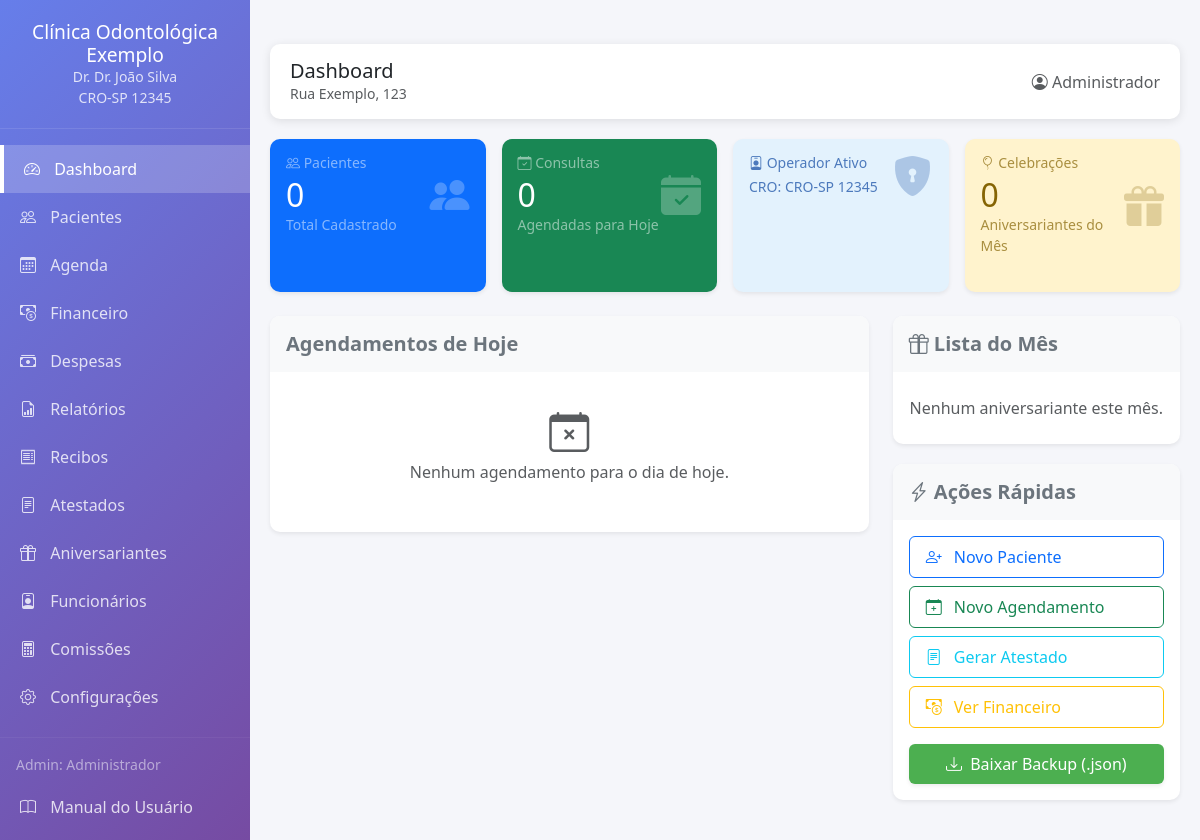
/dashboard (signed in), run on an earlier commit of the app's database.
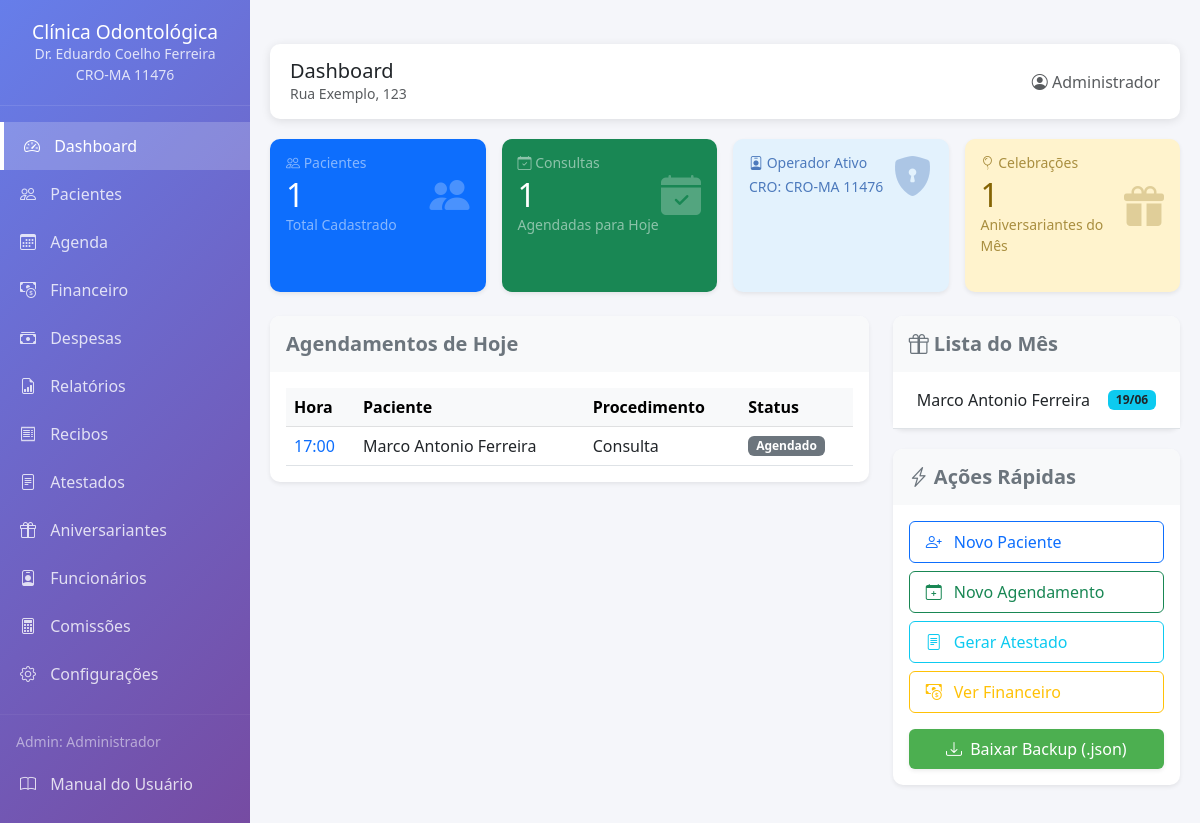
And on a later commit of the database.
### app.py (models this page shows, shortened)
class ConfiguracaoClinica(db.Model):
    __tablename__ = 'configuracao_clinica'
    id = db.Column(db.Integer, primary_key=True)
    nome_clinica = db.Column(db.String(200), nullable=False)
    endereco = db.Column(db.String(300), nullable=False)
    cidade = db.Column(db.String(100))
    estado = db.Column(db.String(2))
    cep = db.Column(db.String(10))
    email = db.Column(db.String(120))
    telefone = db.Column(db.String(20))
    nome_doutor = db.Column(db.String(200))
    cro = db.Column(db.String(20))
    cpf_doutor = db.Column(db.String(14))       # NOVO
    cnpj_clinica = db.Column(db.String(18))      # NOVO
    inscricao_municipal = db.Column(db.String(20))  # NOVO
    iss_percentual = db.Column(db.Float, default=5.0)  # NOVO
    @staticmethod
    def get_configuracao():
        config = ConfiguracaoClinica.query.first()
        return config

class Agendamento(db.Model):
    __tablename__ = 'agendamentos'
    id = db.Column(db.Integer, primary_key=True)
    paciente_id = db.Column(db.Integer, db.ForeignKey('pacientes.id'), nullable=False)
    profissional_id = db.Column(db.Integer, db.ForeignKey('usuarios.id'))
    data_hora = db.Column(db.DateTime, nullable=False)
    duracao = db.Column(db.Integer, default=60)
    procedimento = db.Column(db.String(200))
    status = db.Column(db.String(50), default='Agendado')
    observacoes = db.Column(db.Text)

class Paciente(db.Model):
    __tablename__ = 'pacientes'
    id = db.Column(db.Integer, primary_key=True)
    nome = db.Column(db.String(200), nullable=False)
    cpf = db.Column(db.String(14), unique=True, nullable=False)
    data_nascimento = db.Column(db.Date, nullable=False)
    endereco = db.Column(db.String(300))
    celular = db.Column(db.String(20))
    email = db.Column(db.String(120))
    data_cadastro = db.Column(db.DateTime, default=datetime.utcnow)
    observacoes = db.Column(db.Text)
    ativo = db.Column(db.Boolean, default=True)
    fichas_tratamento = db.relationship('FichaTratamento', backref='paciente', lazy=True)
    agendamentos = db.relationship('Agendamento', backref='paciente', lazy=True)
    historico = db.relationship('HistoricoPaciente', backref='paciente', lazy=True)

### app.py (the view)
@app.route('/dashboard')
@login_required
def dashboard():
    config = ConfiguracaoClinica.get_configuracao()
    total_pacientes = Paciente.query.filter_by(ativo=True).count()
    hoje = date.today()
    agendamentos_hoje = Agendamento.query.filter(
        db.func.date(Agendamento.data_hora) == hoje,
        Agendamento.status != 'Cancelado'
    ).order_by(Agendamento.data_hora).all()
    total_agendamentos_hoje = len(agendamentos_hoje)
    amanha = hoje + timedelta(days=1)
    agendamentos_amanha = Agendamento.query.filter(
        db.func.date(Agendamento.data_hora) == amanha,
        Agendamento.status != 'Cancelado'
    ).order_by(Agendamento.data_hora).all()
    seis_meses_atras = hoje - relativedelta(months=6)
    pacientes_sem_retorno = db.session.query(Paciente).join(
        FichaTratamento
    ).filter(
        FichaTratamento.data < seis_meses_atras,
        Paciente.ativo == True
    ).distinct().limit(5).all()
    total_financeiro_pendente = db.session.query(
        db.func.sum(FichaTratamento.valor - FichaTratamento.valor_pago)
    ).filter(FichaTratamento.status_pagamento != 'Pago').scalar() or 0
    aniversariantes = Paciente.query.filter(
        db.extract('month', Paciente.data_nascimento) == hoje.month,
        Paciente.ativo == True
    ).all()
    return render_template('dashboard.html',
                         config=config,
                         total_pacientes=total_pacientes,
                         total_agendamentos_hoje=total_agendamentos_hoje,
                         agendamentos_hoje_lista=agendamentos_hoje,
                         agendamentos_amanha=agendamentos_amanha,
                         pacientes_sem_retorno=pacientes_sem_retorno,
                         total_financeiro_pendente=total_financeiro_pendente,
                         aniversariantes=aniversariantes,
                         hoje=hoje)

### app.py (called while the page is built)
@login_manager.user_loader
def load_user(user_id):
    return db.session.get(Usuario, int(user_id))

### templates/dashboard.html (shortened to what the changed rows need)
﻿{% extends "base.html" %}
{% block header_title %}Dashboard{% endblock %}
{% block content %}
<div class="row g-3">
    <div class="col-md-3">
        <div class="card h-100 bg-primary text-white shadow-sm border-0">
            <div class="card-body">
                <div class="d-flex justify-content-between align-items-center">
                    <div>
                        <h5 class="card-title text-white-50 small mb-1"><i class="bi bi-people"></i> Pacientes</h5>
                        <h2 class="card-text mb-0 font-weight-bold" style="font-size: 2rem;">{{ total_pacientes }}</h2>
                        <small class="text-white-50">Total Cadastrado</small>
                    </div>
                </div>
            </div>
        </div>
    </div>
    <div class="col-md-3">
        <div class="card h-100 bg-success text-white shadow-sm border-0">
            <div class="card-body">
                <div class="d-flex justify-content-between align-items-center">
                    <div>
                        <h5 class="card-title text-white-50 small mb-1"><i class="bi bi-calendar-check"></i> Consultas</h5>
                        <h2 class="card-text mb-0 font-weight-bold" style="font-size: 2rem;">{{ total_agendamentos_hoje }}</h2>
                        <small class="text-white-50">Agendadas para Hoje</small>
                    </div>
                </div>
            </div>
        </div>
    </div>
    <div class="col-md-3">
        <div class="card h-100 shadow-sm border-0" style="background-color: #e3f2fd !important; color: #0d47a1 !important;">
            <div class="card-body">
                <div class="d-flex justify-content-between align-items-center">
                    <div>
                        <h5 class="small mb-1" style="opacity: 0.7;"><i class="bi bi-person-badge"></i> Operador Ativo</h5>
                        <small style="opacity: 0.7;">CRO: {{ config.cro }}</small>
                    </div>
                </div>
            </div>
        </div>
    </div>
    <div class="col-md-3">
        <div class="card h-100 shadow-sm border-0" style="background-color: #fff3cd !important; color: #856404 !important;">
            <div class="card-body">
                <div class="d-flex justify-content-between align-items-center">
                    <div>
                        <h5 class="small mb-1" style="opacity: 0.7;"><i class="bi bi-balloon"></i> Celebrações</h5>
                        <h2 class="card-text mb-0 font-weight-bold" style="font-size: 2rem;">{{ aniversariantes|length }}</h2>
                        <small style="opacity: 0.7;">Aniversariantes do Mês</small>
                    </div>
                </div>
            </div>
        </div>
    </div>
</div>
<div class="row mt-4">
    <div class="col-md-8">
        <div class="card shadow-sm border-0">
            <div class="card-body">
                {% if agendamentos_hoje_lista %}
                <div class="table-responsive">
                    <table class="table table-hover align-middle mb-0">
                        <thead>
                            <tr class="table-light">
                                <th>Hora</th>
                                <th>Paciente</th>
                                <th>Procedimento</th>
                                <th>Status</th>
                            </tr>
                        </thead>
                        <tbody>
                            {% for agendamento in agendamentos_hoje_lista %}
                            <tr>
                                <td class="font-weight-bold text-primary">{{ agendamento.data_hora.strftime('%H:%M') }}</td>
                                <td>{{ agendamento.paciente.nome }}</td>
                                <td>{{ agendamento.procedimento }}</td>
                                <td><span class="badge bg-secondary px-2 py-1">{{ agendamento.status }}</span></td>
                            </tr>
                            {% endfor %}
                        </tbody>
                    </table>
                </div>
                {% else %}
                <div class="text-center py-4">
                    <i class="bi bi-calendar-x text-muted" style="font-size: 2.5rem;"></i>
                    <p class="text-muted my-2">Nenhum agendamento para o dia de hoje.</p>
                </div>
                {% endif %}
            </div>
        </div>
    </div>
    <div class="col-md-4">
        <div class="card shadow-sm border-0">
            <div class="card-body p-0">
                {% if aniversariantes %}
                <ul class="list-group list-group-flush">
                    {% for niver in aniversariantes %}
                    <li class="list-group-item d-flex justify-content-between align-items-center px-4 py-3 border-0 border-bottom">
                        <span style="font-weight: 500;">{{ niver.nome }}</span>
                        <span class="badge bg-info text-dark font-weight-bold">{{ niver.data_nascimento.strftime('%d/%m') }}</span>
                    </li>
                    {% endfor %}
                </ul>
                {% else %}
                <p class="text-center text-muted my-4">Nenhum aniversariante este mês.</p>
                {% endif %}
            </div>
        </div>
    </div>
</div>
{% endblock %}

### templates/base.html (shortened to what the changed rows need)
﻿<!DOCTYPE html>
<html lang="pt-BR">
<head>
    <link href="https://cdn.jsdelivr.net/npm/bootstrap@5.3.0/dist/css/bootstrap.min.css" rel="stylesheet">
    <link href="https://cdn.jsdelivr.net/npm/bootstrap-icons@1.11.0/font/bootstrap-icons.css" rel="stylesheet">
    <link href="https://cdnjs.cloudflare.com/ajax/libs/font-awesome/6.4.0/css/all.min.css" rel="stylesheet">
</head>
<body>
    <div class="sidebar">
        <div class="logo">
            <h4>{{ config.nome_clinica }}</h4>
            <small>Dr. {{ config.nome_doutor }}</small>
            <br>
            <small>{{ config.cro }}</small>
        </div>
    </div>
    <div class="main-content">
        <div class="header-bar d-flex justify-content-between align-items-center">
            <div>
                <h5 class="mb-0">{% block header_title %}{% endblock %}</h5>
                <small class="text-muted">{{ config.endereco }}</small>
            </div>
        </div>
        {% block content %}{% endblock %}
    </div>
</body>
</html>

What changed in the data, as far as the page shows it:
changed ConfiguracaoClinica "Rua Exemplo, 123": nome_clinica "Clínica Odontológica Exemplo" → "Clínica Odontológica"; nome_doutor "Dr. João Silva" → "Eduardo Coelho Ferreira"; cro "CRO-SP 12345" → "CRO-MA 11476"
added Agendamento: data_hora "17:00", paciente.nome "Marco Antonio Ferreira", procedimento "Consulta", status "Agendado"
added Paciente: nome "Marco Antonio Ferreira", data_nascimento "19/06"
Also different on the page:
{{ total_pacientes }}: "0" → "1"
{{ total_agendamentos_hoje }}: "0" → "1"
{{ aniversariantes|length }}: "0" → "1"
text no longer shown: "Nenhum agendamento para o dia de hoje. Nenhum aniversariante este mês."
text now shown: "Hora Paciente Procedimento Status"
